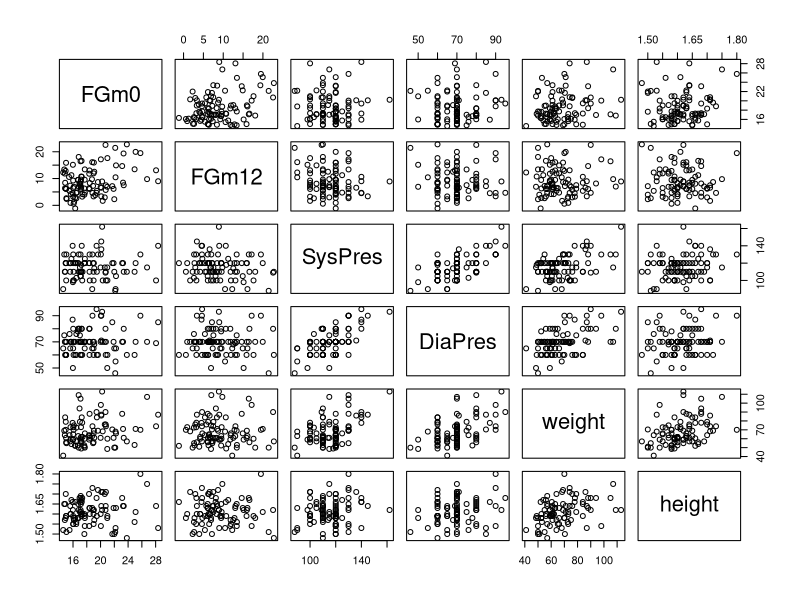
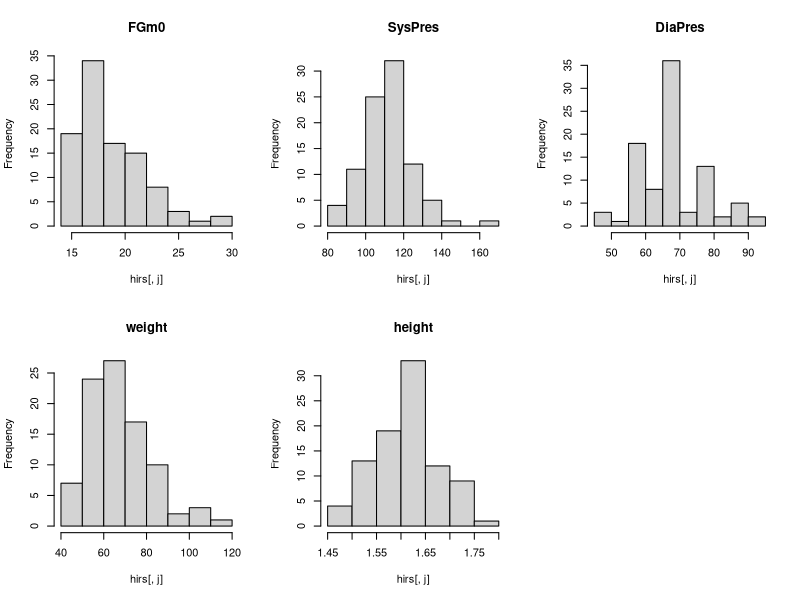
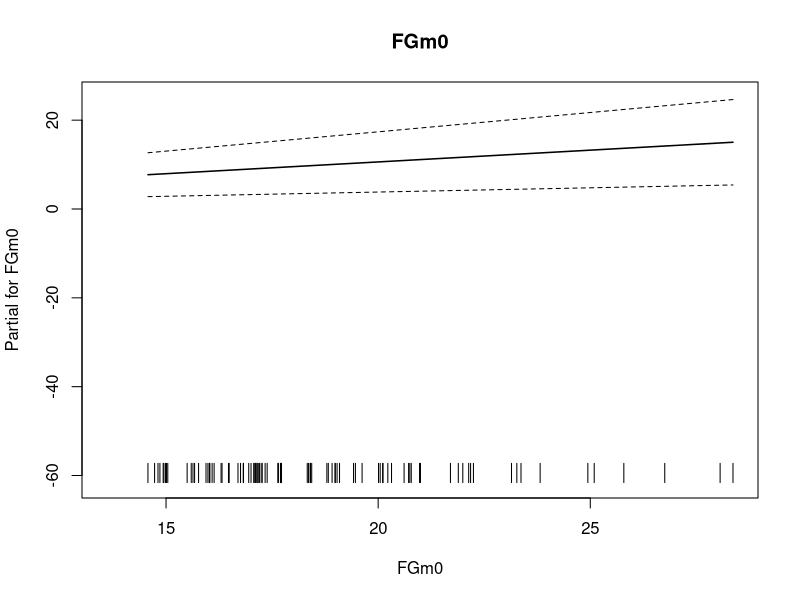
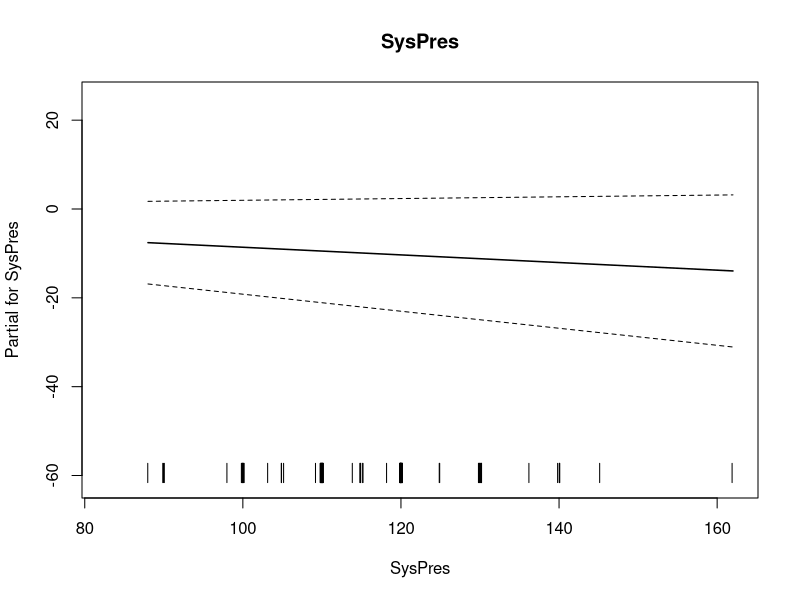
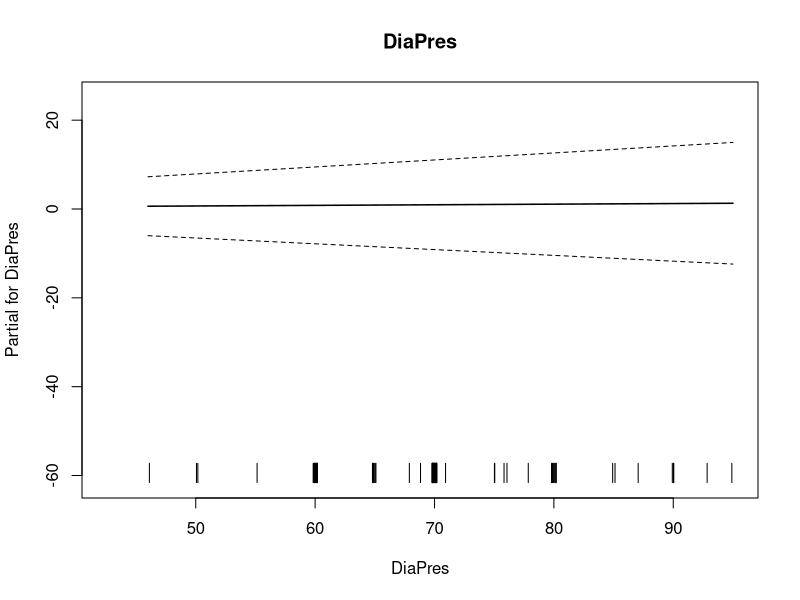
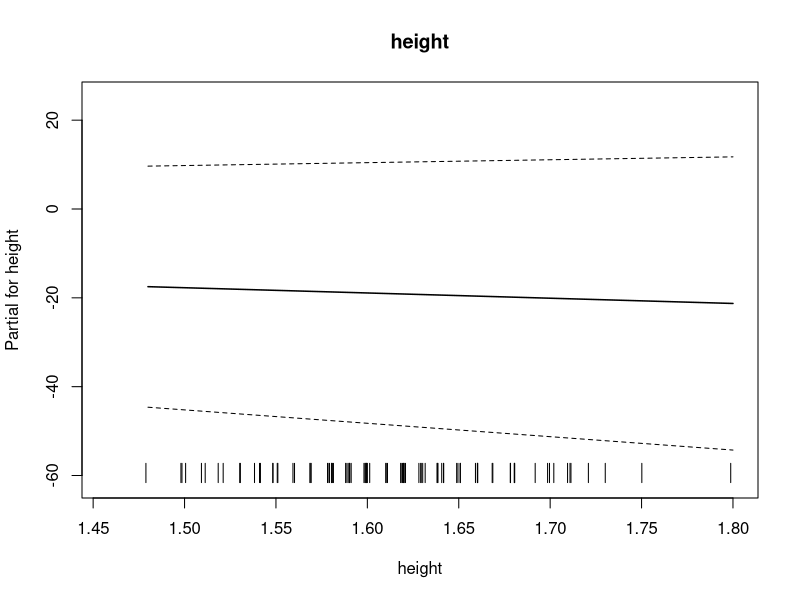
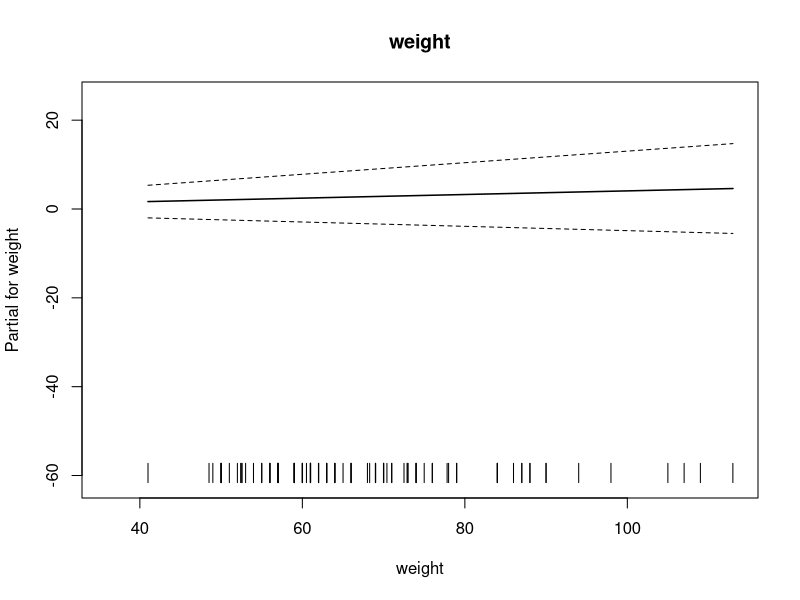
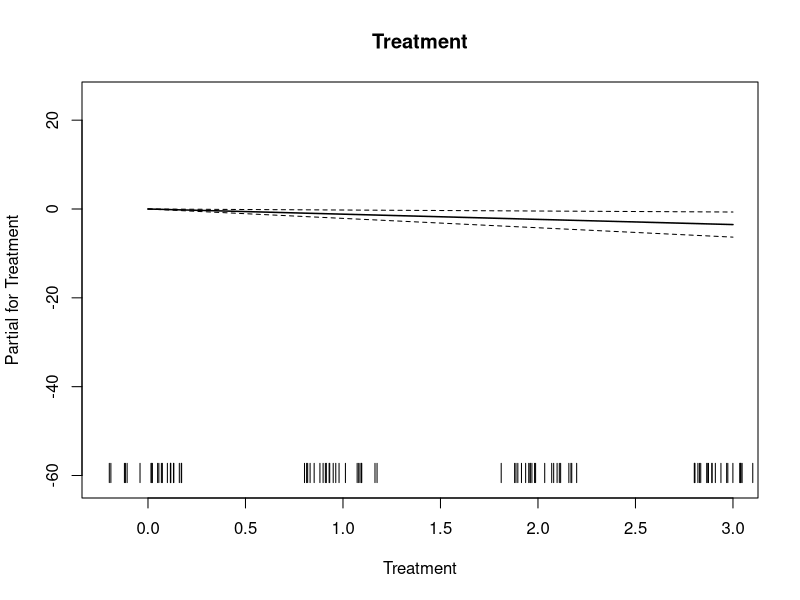

Write R code to recreate these figures, in order. (Note: this script raises an error after producing the figures.)
## ---- chunk 1
knitr::opts_chunk$set(echo = TRUE)
## ---- chunk 2
library(sm)
library(mgcv)
## ---- chunk 3
hirs <- read.table("hirsutism.dat",header=T, sep="\t",fill=TRUE)

#summary(hirs)
attach(hirs)
## ---- chunk 4
plot(hirs[,-c(1,3,4)])
## ---- chunk 5
old.par<-par(mfrow=c(2,3))
for (j in c(2,6,7,8,9)) hist(hirs[,j],main=names(hirs)[j])
par(old.par)
## ---- chunk 6
apply(hirs[,-c(1,3,4,5)],2,sd, na.rm = T) # sd: standard deviation
## ---- chunk 7
apply(hirs[,-c(1,3,4,5)],2,function(x){diff(range(x, na.rm = T))})
## ---- chunk 8
# multiple linear regression
gam_0.1 <- gam(FGm12 ~ FGm0 + SysPres + DiaPres + height + weight + Treatment)
summary(gam_0.1)
## ---- chunk 9
plot(gam_0.1, all.terms=TRUE)
## ---- chunk 10
# generative additive model
gam_1.1 <- gam(FGm12 ~ s(FGm0, by=Treatment) + s(SysPres, by=Treatment) + s(DiaPres, by=Treatment) + s(height, by=Treatment) + s(weight, by=Treatment))
summary(gam_1.1)
## ---- chunk 11
plot(gam_1.1,residuals=TRUE, shade=TRUE, shade.col="lightblue", seWithMean=TRUE, cex=3, lwd=2, shift= coef(gam_1.1)[1])
## ---- chunk 12
gam.check(gam_1.1)
## ---- chunk 13
gam_1.2 <- gam(FGm12 ~ s(FGm0) + s(SysPres) + s(DiaPres) + s(height) + s(weight))
summary(gam_1.2)
## ---- chunk 14
plot(gam_1.2,residuals=TRUE, shade=TRUE, shade.col="lightblue", seWithMean=TRUE, cex=3, lwd=2, shift= coef(gam_1.1)[1])
## ---- chunk 15
gam.check(gam_1.2)
## ---- chunk 16
# Generalized nonparametric multiple regression model
gam_2.1 <- gam(FGm12 ~ te(FGm0, weight)) # SysPres, DiaPres, height, Treatment)
summary(gam_2.1)
## ---- chunk 17
plot(gam_2.1,residuals=TRUE, shade=TRUE, shade.col="lightblue", seWithMean=TRUE, cex=3, lwd=2, shift= coef(gam_2.1)[1])
## ---- chunk 18
gam.check(gam_2.1)
## ---- chunk 19
# semiparametric model - SysPres (low df at model 1.1)
gam_3.1 <- gam(FGm12 ~ s(FGm0, by=Treatment) + SysPres + s(DiaPres, by=Treatment) + s(height, by=Treatment) + s(weight, by=Treatment))
summary(gam_3.1)
## ---- chunk 20
plot(gam_3.1,residuals=TRUE, shade=TRUE, shade.col="lightblue", seWithMean=TRUE, cex=3, lwd=2, shift= coef(gam_3.1)[1])
## ---- chunk 21
gam.check(gam_3.1)
## ---- chunk 22
# semiparametric model - FGm0 (low df at model 1.1)
gam_3.2 <- gam(FGm12 ~ FGm0 + s(SysPres, by=Treatment) + s(DiaPres, by=Treatment) + s(height, by=Treatment) + s(weight, by=Treatment))
summary(gam_3.2)
## ---- chunk 23
plot(gam_3.2,residuals=TRUE, shade=TRUE, shade.col="lightblue", seWithMean=TRUE, cex=3, lwd=2, shift= coef(gam_3.1)[1])
## ---- chunk 24
gam.check(gam_3.2)
## ---- chunk 25
# semiparametric model - DiaPres (low df at model 1.1)
gam_3.3 <- gam(FGm12 ~ s(FGm0, by=Treatment) + s(SysPres, by=Treatment) + DiaPres + s(height, by=Treatment) + s(weight, by=Treatment))
summary(gam_3.3)
## ---- chunk 26
plot(gam_3.3,residuals=TRUE, shade=TRUE, shade.col="lightblue", seWithMean=TRUE, cex=3, lwd=2, shift= coef(gam_3.3)[1])
## ---- chunk 27
gam.check(gam_3.3)
## ---- chunk 28
# semiparametric model - FGmO + SysPres
gam_4.1 <- gam(FGm12 ~ FGm0 + SysPres + s(DiaPres, by=Treatment) + s(height, by=Treatment) + s(weight, by=Treatment))
summary(gam_4.1)
## ---- chunk 29
plot(gam_4.1,residuals=TRUE, shade=TRUE, shade.col="lightblue", seWithMean=TRUE, cex=3, lwd=2, shift= coef(gam_4.1)[1])
## ---- chunk 30
gam.check(gam_4.1)
## ---- chunk 31
# semiparametric model - FGmO + DiaPres
gam_4.2 <- gam(FGm12 ~ FGm0 + s(SysPres, by=Treatment) + DiaPres + s(height, by=Treatment) + s(weight, by=Treatment))
summary(gam_4.2)
## ---- chunk 32
plot(gam_4.2,residuals=TRUE, shade=TRUE, shade.col="lightblue", seWithMean=TRUE, cex=3, lwd=2, shift= coef(gam_4.2)[1])
## ---- chunk 33
gam.check(gam_4.2)
## ---- chunk 34
gam_5.1 <- gam(FGm12 ~ FGm0 + SysPres + s(DiaPres, by=Treatment) + s(height, by=Treatment) + s(weight))
summary(gam_5.1)
## ---- chunk 35
plot(gam_5.1,residuals=TRUE, shade=TRUE, shade.col="lightblue", seWithMean=TRUE, cex=3, lwd=2, shift= coef(gam_5.1)[1])
## ---- chunk 36
gam.check(gam_5.1)
## ---- chunk 37
gam_6.1 <- gam(FGm12 ~ SysPres + s(FGm0,SysPres, by=Treatment) + s(height, k=25) + s(weight))
summary(gam_6.1)
## ---- chunk 38
plot(gam_6.1,residuals=TRUE, shade=TRUE, shade.col="lightblue", seWithMean=TRUE, cex=3, lwd=2, shift= coef(gam_6.1)[1])
## ---- chunk 39
gam.check(gam_6.1)
## ---- chunk 40
plot(gam_1.1, residuals = TRUE,
     shade=TRUE, cex=2, lwd=2, 
     shift = gam_1.1$coefficients[1],
     seWithMean=TRUE,
     main=paste("Equiv. no. params.=",
                round(sum(gam_1.1$edf),2)))
## ---- chunk 41
vis.gam(gam_5.1,view=c("FGm0","Treatment"),
        theta = 40, phi = 40, r = sqrt(3), d = 1,)
vis.gam(gam_5.1, view=c("FGm0","Treatment"), plot.type = "persp", theta=40, phi=40)
vis.gam(gam_5.1, view=c("FGm0","weight"), plot.type = "contour")
## ---- chunk 42
anova(gam_0.1,gam_1.1,test="F")
## ---- chunk 43
anova(gam_0.1,gam_1.2,test="F")
## ---- chunk 44
anova(gam_1.2,gam_1.1,test="F")
## ---- chunk 45
anova(gam_2.1,gam_1.1,test="F")
## ---- chunk 46
anova(gam_3.1,gam_3.2,test="F")
## ---- chunk 47
anova(gam_3.2,gam_3.3,test="F")
## ---- chunk 48
anova(gam_3.2,gam_1.1,test="F")
## ---- chunk 49
anova(gam_4.1,gam_4.2,test="F")
## ---- chunk 50
anova(gam_4.1,gam_1.1,test="F")
## ---- chunk 51
anova(gam_4.1,gam_5.1,test="F")
## ---- chunk 52
anova(gam_5.1, gam_6.1,test="F")
## ---- chunk 53
anova(gam_2.1, gam_3.2, gam_4.3, gam_5.2, gam_3.1, gam_5.1, gam_6.1, test="F")
## ---- chunk 54
anova(gam_5.1,gam_6.1,test="F")
